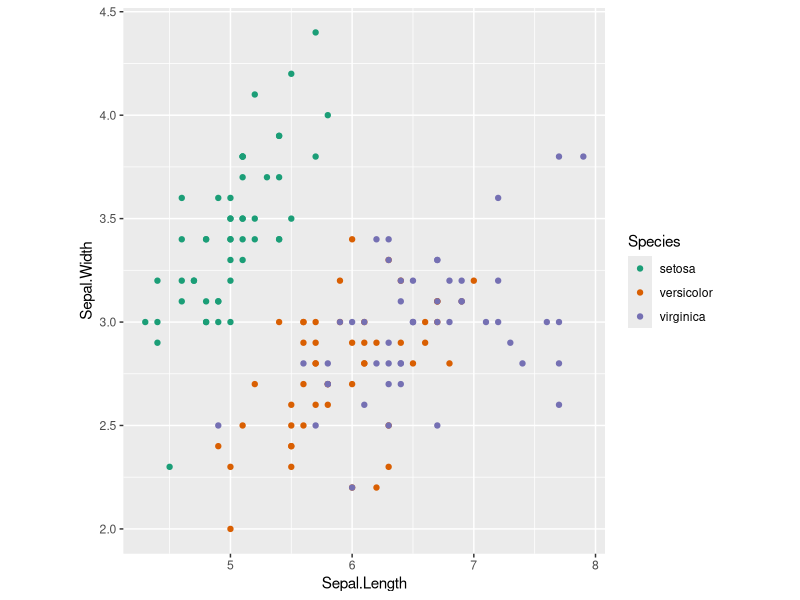

Source code (R):
library(ggplot2)
ggplot(iris, aes(x=Sepal.Length, y=Sepal.Width, colour=Species)) + 
  geom_point() + 
  coord_fixed(ratio=1.7) + 
  scale_color_brewer(palette = "Dark2")
